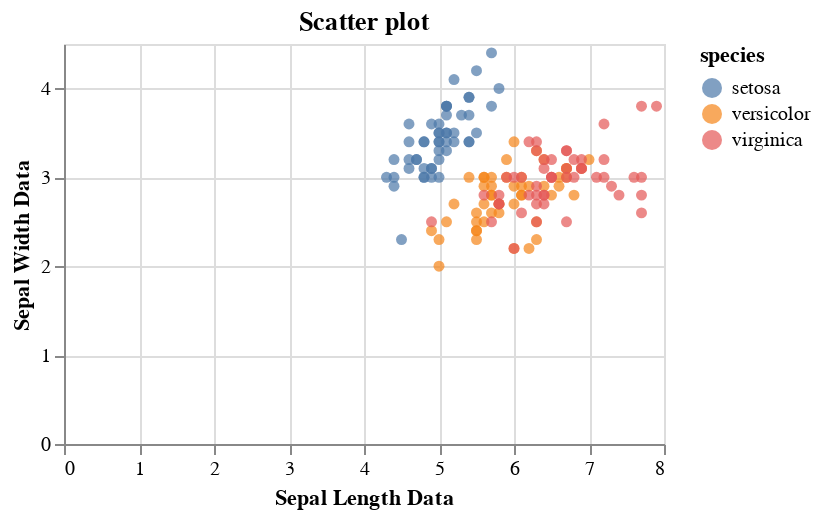

The code cell stored with this chart in its notebook:
### Markdown cell above
### Customize the titles

### Code cell
alt.Chart(source).mark_circle().encode(
    x = alt.X('sepalLength', title='Sepal Length Data'),
    y = alt.Y('sepalWidth', title = 'Sepal Width Data'),
    color = 'species'
).properties(
    width=300,
    height=200,
    title = 'Scatter plot'
).interactive()

### Figure 1 — Vega-Lite specification as saved in the notebook (floating-point values rounded to 4 significant figures; data arrays with more than 128 entries replaced by an {"elided": "..."} marker saying what was removed)
{"config": {"view": {"continuousWidth": 400, "continuousHeight": 300}}, "data": {"name": "data-a264acbd6e539a8b3afc0cb5f240fb57"}, "mark": "circle", "encoding": {"color": {"field": "species", "type": "nominal"}, "x": {"field": "sepalLength", "title": "Sepal Length Data", "type": "quantitative"}, "y": {"field": "sepalWidth", "title": "Sepal Width Data", "type": "quantitative"}}, "height": 200, "selection": {"selector022": {"type": "interval", "bind": "scales", "encodings": ["x", "y"]}}, "title": "Scatter plot", "width": 300, "$schema": "https://vega.github.io/schema/vega-lite/v4.17.0.json", "datasets": {"data-a264acbd6e539a8b3afc0cb5f240fb57": {"elided": "150 records"}}}
